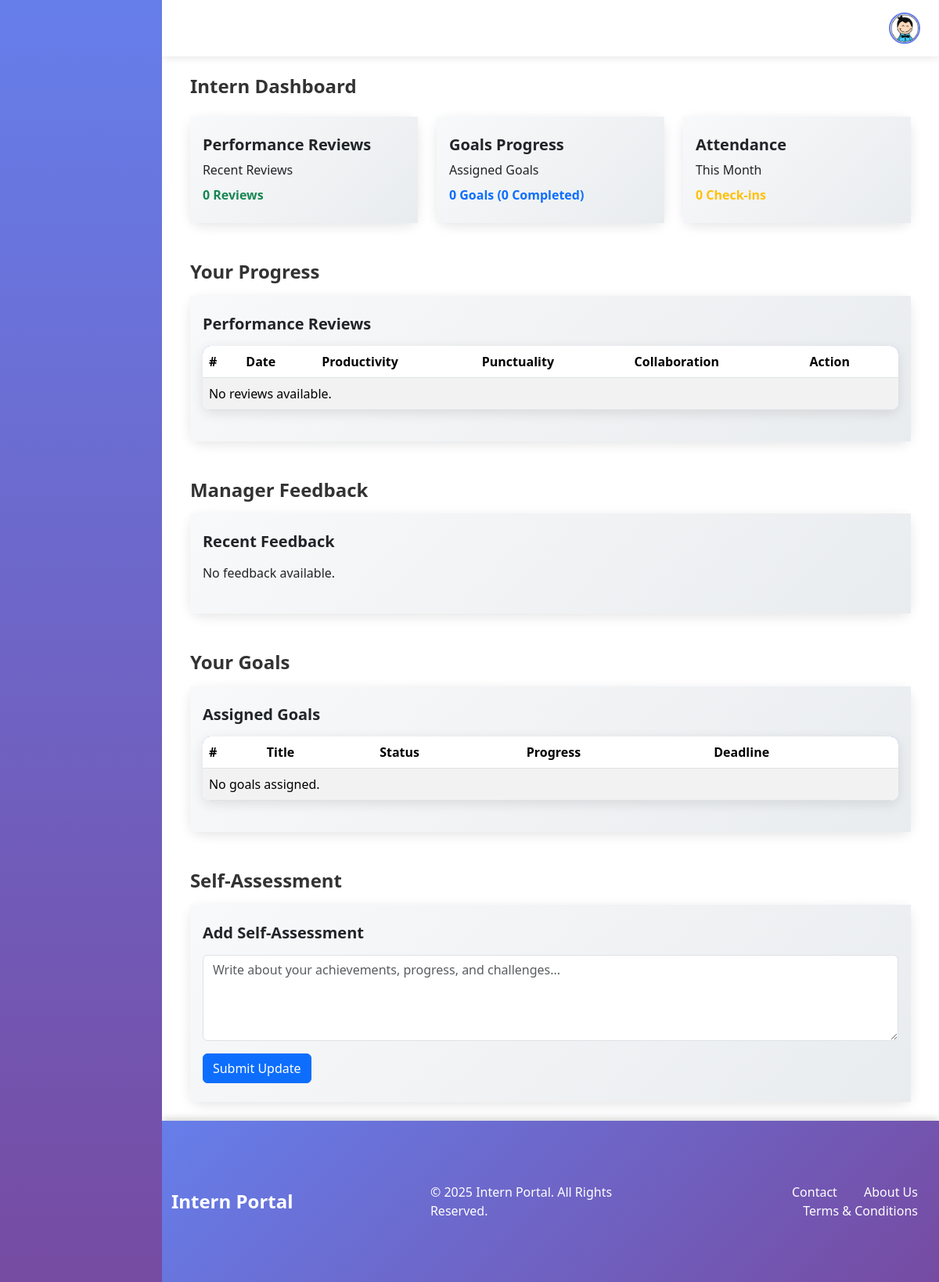
The app's page /intern_dashboard/10/ (signed in), older data.
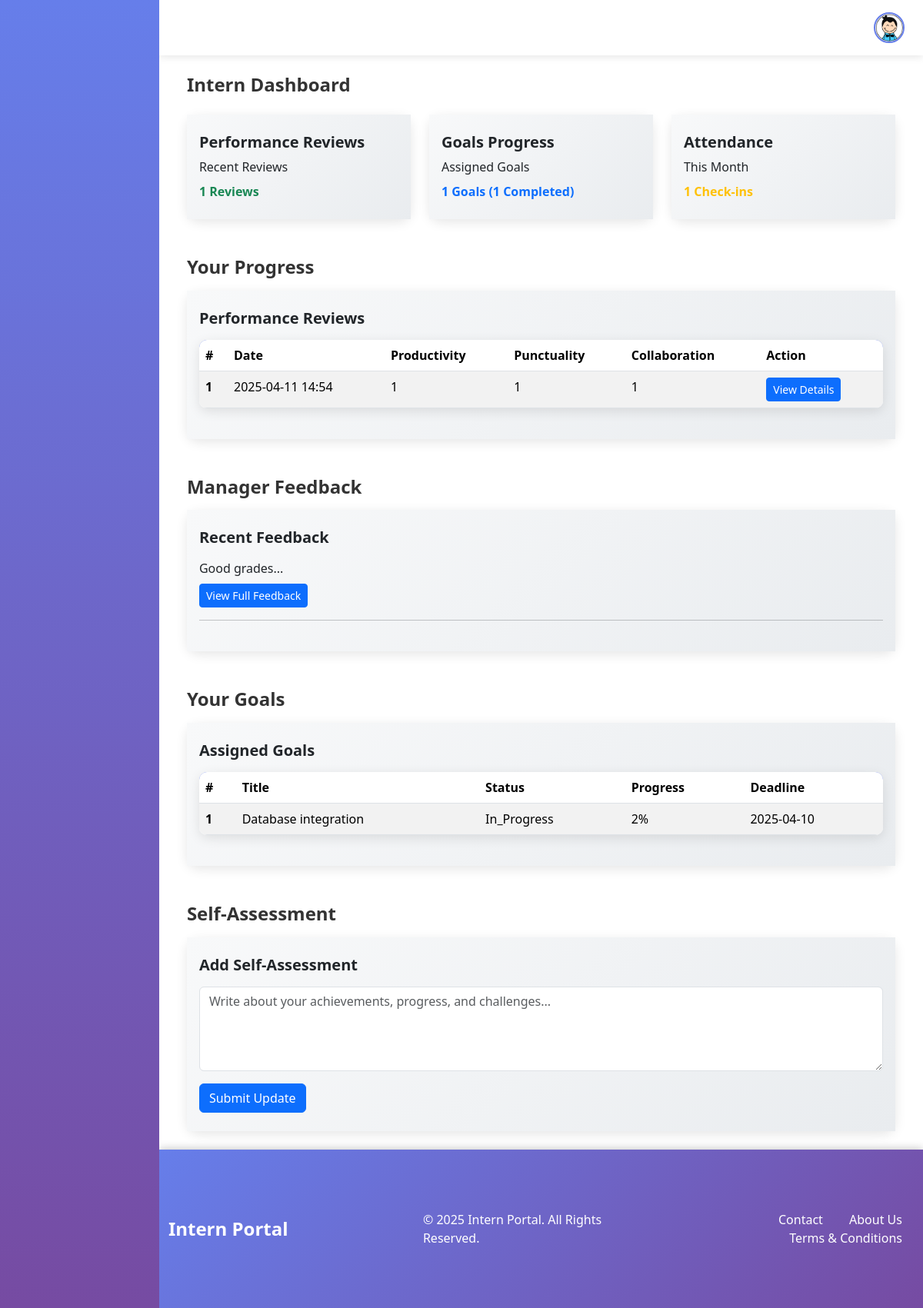
The same page, newer data.
### accounts/models.py (models this page shows, shortened)
class PerformanceReview(models.Model):
    user = models.ForeignKey(CustomUser, on_delete=models.CASCADE)  # employee or intern
    date = models.DateTimeField(auto_now_add=True)
    productivity_score = models.IntegerField()
    punctuality_score = models.IntegerField()
    collaboration_score = models.IntegerField()
    goals = models.TextField()
    feedback = models.TextField()

class Goal(models.Model):
    STATUS_CHOICES = [
        ('in_progress', 'In Progress'),
        ('achieved', 'Achieved'),
        ('missed', 'Missed'),
    ]
    title = models.CharField(max_length=100, null=True)
    description = models.TextField()
    status = models.CharField(max_length=100, choices=STATUS_CHOICES)
    progress = models.PositiveIntegerField(default=0)
    created_at = models.DateTimeField(auto_now_add=True, null=True)
    deadline = models.DateTimeField(null=True)
    assigned_to = models.ForeignKey(CustomUser,on_delete=models.CASCADE,related_name="goals", null=True)
    completed = models.BooleanField(default=False, null=True)

### accounts/views.py (the view)
# urls.py: path('intern_dashboard/<int:user_id>/', views.intern_dashboard, name="intern_dashboard"),
def intern_dashboard(request, user_id):
    user = get_object_or_404(CustomUser, id=user_id, user_type=UserTypes.INTERN)
    if request.user != user:
        return redirect('user_login')  # Ensure only the intern can access their dashboard
    performance_reviews = PerformanceReview.objects.filter(user=user).order_by('-date')[:3]
    goals = Goal.objects.filter(assigned_to=user).order_by('-created_at')
    goals_completed = goals.filter(completed=True).count()
    attendance_records = Attend.objects.filter(attender=user).order_by('-datetime')
    data = {
        'user': user,
        'performance_reviews': performance_reviews,
        'goals': goals,
        'goals_completed': goals_completed,
        'attendance_records': attendance_records,
    }
    return render(request, "intern/intern_dashboard.html", data)

### templates/intern/intern_dashboard.html (shortened to what the changed rows need)
{% load static %}
<!DOCTYPE html>
<html lang="en">
<head>
    <link href="https://cdn.lineicons.com/4.0/lineicons.css" rel="stylesheet" />
    <link href="https://cdn.jsdelivr.net/npm/bootstrap@5.3.2/dist/css/bootstrap.min.css" rel="stylesheet"
>
    <link rel="stylesheet" href="{% static 'css/style.css' %}">
</head>
<body>
    <div class="wrapper">
        <div class="main">
            <main class="content px-4 py-4">
                <div class="container-fluid">
                    <div class="row g-4">
                        <div class="col-12 col-md-4">
                            <div class="card">
                                <div class="card-body py-4">
                                    <div class="mb-0">
                                        <span class="fw-bold text-success">
                                            {{ performance_reviews|length }} Reviews
                                        </span>
                                    </div>
                                </div>
                            </div>
                        </div>
                        <div class="col-12 col-md-4">
                            <div class="card">
                                <div class="card-body py-4">
                                    <div class="mb-0">
                                        <span class="fw-bold text-primary">
                                            {{ goals|length }} Goals ({{ goals_completed }} Completed)
                                        </span>
                                    </div>
                                </div>
                            </div>
                        </div>
                        <div class="col-12 col-md-4">
                            <div class="card">
                                <div class="card-body py-4">
                                    <div class="mb-0">
                                        <span class="fw-bold text-warning">
                                            {{ attendance_records|length }} Check-ins
                                        </span>
                                    </div>
                                </div>
                            </div>
                        </div>
                    </div>
                    <div class="row">
                        <div class="col-12">
                            <div class="card">
                                <div class="card-body py-4">
                                    <table class="table table-striped">
                                        <thead>
                                            <tr>
                                                <th scope="col">#</th>
                                                <th scope="col">Date</th>
                                                <th scope="col">Productivity</th>
                                                <th scope="col">Punctuality</th>
                                                <th scope="col">Collaboration</th>
                                                <th scope="col">Action</th>
                                            </tr>
                                        </thead>
                                        <tbody>
                                            {% for review in performance_reviews %}
                                            <tr>
                                                <th scope="row">{{ forloop.counter }}</th>
                                                <td>{{ review.date|date:'Y-m-d H:i' }}</td>
                                                <td>{{ review.productivity_score }}</td>
                                                <td>{{ review.punctuality_score }}</td>
                                                <td>{{ review.collaboration_score }}</td>
                                                <td>
                                                    <a href="{% url 'intern_performance_details' review.id %}" class="btn btn-primary btn-sm">View Details</a>
                                                </td>
                                            </tr>
                                            {% empty %}
                                            <tr>
                                                <td colspan="6">No reviews available.</td>
                                            </tr>
                                            {% endfor %}
                                        </tbody>
                                    </table>
                                </div>
                            </div>
                        </div>
                    </div>
                    <div class="row">
                        <div class="col-12">
                            <div class="card">
                                <div class="card-body py-4">
                                    <h5 class="mb-3 fw-bold">Recent Feedback</h5>
                                    {% for review in performance_reviews %}
                                    <p class="mb-2">{{ review.feedback|slice:":100" }}...</p>
                                    <button class="btn btn-primary btn-sm" data-bs-toggle="modal" data-bs-target="#feedbackModal"
                                        data-feedback="{{ review.feedback }}">View Full Feedback</button>
                                    <hr>
                                    {% empty %}
                                    <p>No feedback available.</p>
                                    {% endfor %}
                                </div>
                            </div>
                        </div>
                    </div>
                    <div class="row">
                        <div class="col-12">
                            <div class="card">
                                <div class="card-body py-4">
                                    <table class="table table-striped">
                                        <thead>
                                            <tr>
                                                <th scope="col">#</th>
                                                <th scope="col">Title</th>
                                                <th scope="col">Status</th>
                                                <th scope="col">Progress</th>
                                                <th scope="col">Deadline</th>
                                            </tr>
                                        </thead>
                                        <tbody>
                                            {% for goal in goals %}
                                            <tr>
                                                <th scope="row">{{ forloop.counter }}</th>
                                                <td>{{ goal.title }}</td>
                                                <td>{{ goal.status|title }}</td>
                                                <td>{{ goal.progress }}%</td>
                                                <td>{{ goal.deadline|date:'Y-m-d' }}</td>
                                            </tr>
                                            {% empty %}
                                            <tr>
                                                <td colspan="5">No goals assigned.</td>
                                            </tr>
                                            {% endfor %}
                                        </tbody>
                                    </table>
                                </div>
                            </div>
                        </div>
                    </div>
                </div>
            </main>
        </div>
    </div>
</body>
</html>

Row changes from the older to the newer data that the page shows:
added PerformanceReview: date "2025-04-11 14:54", productivity_score "1", punctuality_score "1", collaboration_score "1", feedback "Good grades"
added Goal: title "Database integration", status "In_Progress", progress "2", deadline "2025-04-10"
Text that changed along with them:
{{ performance_reviews|length }}: "0" → "1"
{{ goals|length }}: "0" → "1"
{{ goals_completed }}: "0" → "1"
{{ attendance_records|length }}: "0" → "1"
text no longer shown: "No reviews available. No feedback available. No goals assigned."
